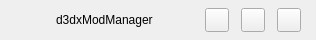
     <widget class="QWidget" name="titleWidget" native="true">
      <property name="minimumSize">
       <size>
        <width>0</width>
        <height>40</height>
       </size>
      </property>
      <property name="maximumSize">
       <size>
        <width>16777215</width>
        <height>40</height>
       </size>
      </property>
      <layout class="QHBoxLayout">
       <property name="spacing">
        <number>12</number>
       </property>
       <property name="leftMargin">
        <number>12</number>
       </property>
       <property name="topMargin">
        <number>0</number>
       </property>
       <property name="rightMargin">
        <number>15</number>
       </property>
       <property name="bottomMargin">
        <number>0</number>
       </property>
       <item>
        <widget class="QLabel" name="icon">
         <property name="minimumSize">
          <size>
           <width>32</width>
           <height>32</height>
          </size>
         </property>
         <property name="maximumSize">
          <size>
           <width>32</width>
           <height>32</height>
          </size>
         </property>
         <property name="pixmap">
          <pixmap>:/images/icon/icon.png</pixmap>
         </property>
         <property name="scaledContents">
          <bool>true</bool>
         </property>
        </widget>
       </item>
       <item>
        <widget class="QLabel" name="title">
         <property name="text">
          <string>d3dxModManager</string>
         </property>
        </widget>
       </item>
       <item>
        <spacer name="titleSpacer">
         <property name="orientation">
          <enum>Qt::Orientation::Horizontal</enum>
         </property>
         <property name="sizeHint" stdset="0">
          <size>
           <width>40</width>
           <height>20</height>
          </size>
         </property>
        </spacer>
       </item>
       <item>
        <widget class="QPushButton" name="btnMin">
         <property name="minimumSize">
          <size>
           <width>24</width>
           <height>24</height>
          </size>
         </property>
         <property name="maximumSize">
          <size>
           <width>24</width>
           <height>24</height>
          </size>
         </property>
         <property name="toolTip">
          <string>最小化</string>
         </property>
         <property name="icon">
          <iconset resource="../resource/resources.qrc">
           <normaloff>:/iamge_pack/title_bar/minimize.png</normaloff>:/iamge_pack/title_bar/minimize.png</iconset>
         </property>
        </widget>
       </item>
       <item>
        <widget class="QPushButton" name="btnMax">
         <property name="minimumSize">
          <size>
           <width>24</width>
           <height>24</height>
          </size>
         </property>
         <property name="maximumSize">
          <size>
           <width>24</width>
           <height>24</height>
          </size>
         </property>
         <property name="toolTip">
          <string>全屏/窗口化</string>
         </property>
         <property name="icon">
          <iconset resource="../resource/resources.qrc">
           <normaloff>:/iamge_pack/title_bar/maximize.png</normaloff>
           <normalon>:/iamge_pack/title_bar/windowed.png</normalon>:/iamge_pack/title_bar/maximize.png</iconset>
         </property>
         <property name="checkable">
          <bool>true</bool>
         </property>
        </widget>
       </item>
       <item>
        <widget class="QPushButton" name="btnExit">
         <property name="minimumSize">
          <size>
           <width>24</width>
           <height>24</height>
          </size>
         </property>
         <property name="maximumSize">
          <size>
           <width>24</width>
           <height>24</height>
          </size>
         </property>
         <property name="toolTip">
          <string>关闭</string>
         </property>
         <property name="icon">
          <iconset resource="../resource/resources.qrc">
           <normaloff>:/iamge_pack/title_bar/shutdown.png</normaloff>:/iamge_pack/title_bar/shutdown.png</iconset>
         </property>
        </widget>
       </item>
      </layout>
     </widget>
